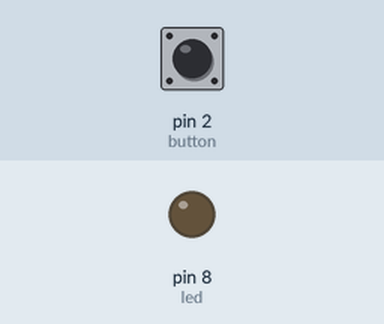
The sketch below on a simulated Arduino Uno, built with avr-gcc and run on an emulated ATmega328P. On the bench: output pins drawn as LEDs (lit = HIGH). Inputs (shaded band) come from the test bench; at power-on: pin 2 (button) HIGH.

Above: at 1.2 s.
1.3 s: pin 2 (button) pulled LOW for 0.15 s
At 1.37 s:
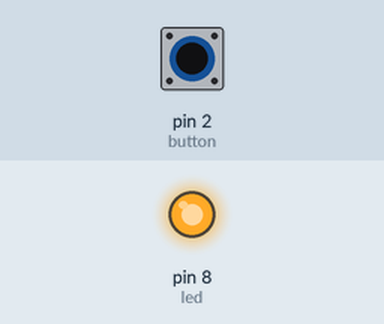
2.9 s: pin 2 (button) pulled LOW for 3.2 s
At 6.7 s:
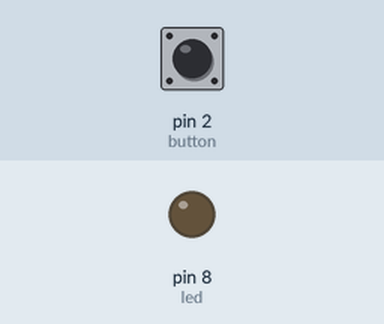
Timing chart, 0 to 8.2 s (numbered marks = the images above; inputs shaded):
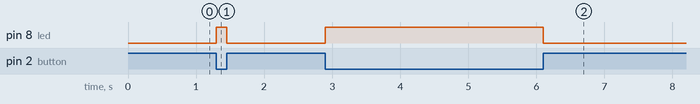

The sketch:

03-button-light.ino
```cpp
const int button = 2;
const int led = 8;

void setup() {
  pinMode(button, INPUT_PULLUP);
  pinMode(led, OUTPUT);
}

void loop() {

  // The button pin reads LOW when pressed (see the README for why!)
  if (digitalRead(button) == LOW) {
    digitalWrite(led, HIGH);
  } else {
    digitalWrite(led, LOW);
  }

}
```

Measured:
- after the input at 1.3 s, pin 8 (led): LOW → HIGH at once, → LOW 0.15 s later
- after the input at 2.9 s, pin 8 (led): LOW → HIGH at once, → LOW 3.2 s later
